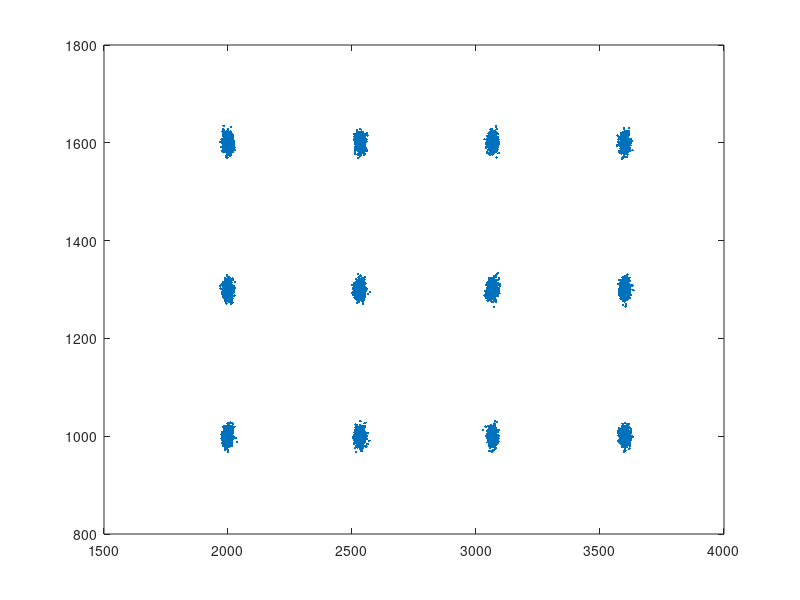

This figure's MATLAB source:
strFileName = 'IScanEyeCalib.rs232';


dStd = 10; % standrd variation (noise around the point)

nPointsX = 4;
nPointsY = 3;
nSecondsPerPoint =5;


% one-to-one mapping
% MinX = -90;
% MaxX = 90;
% MinY = 60;
% MaxY = 210;



MinX = 2000;
MaxX = 3600;
MinY = 1000;
MaxY = 1600;

nDataPerPoint = 120 * nSecondsPerPoint; % assumes 120Hz frame rate

% this order makes X change first
[GridY, GridX] = meshgrid(1:nPointsY, 1:nPointsX);


StepX = (MaxX-MinX)/(nPointsX-1);
GridX = (GridX-1) * StepX;
GridX = GridX + MinX;

StepY = (MaxY - MinY)/(nPointsY-1);
GridY = (GridY-1) * StepY;
GridY = MaxY - GridY; % invert Y axis

nPoints = nPointsX * nPointsY;

% plot( GridX(:), GridY(:), '.');

vals = [];

DataX = repmat(GridX(:)', nDataPerPoint, 1);
DataY = repmat(GridY(:)', nDataPerPoint, 1);

DataX = DataX(:);
DataY = DataY(:);

nTotPoints = nPoints*nDataPerPoint;
vals (2, :) = DataX + randn(nTotPoints, 1) * dStd;
vals (3, :) = DataY + randn(nTotPoints, 1) * dStd;;

plot( vals (2, :), vals (3, :), '.');

% sync 
chSync = hex2dec('44');
wSync = chSync + chSync * 256;
vals(1, :) = ones(1, nTotPoints) * wSync;

% frames
vals(4, :) = 1: nTotPoints ;
vals(4, :) = mod( vals(4, :), 16 ) * 10;  % wrap around at 15 ( 4 bits )

hf=fopen( strFileName, 'wb' );
fwrite(hf, vals, 'int16' );
fclose(hf);
 


